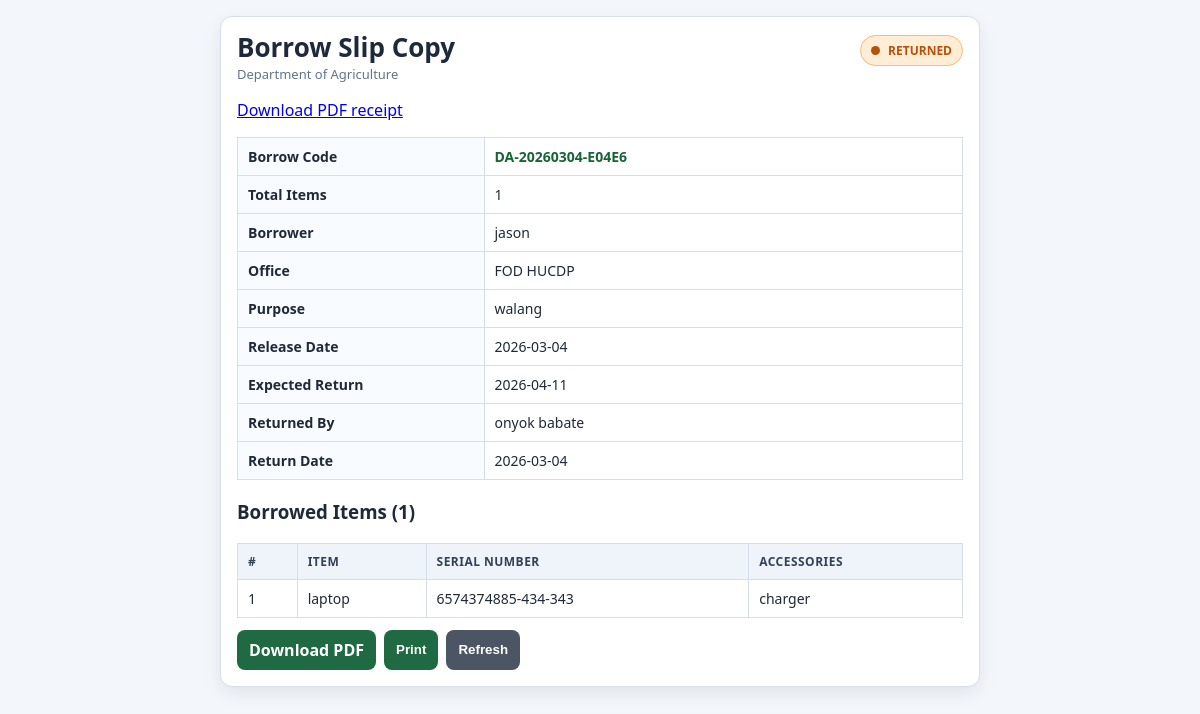
The app's page /pages/borrow_slip_qr.php?code=DA-20260304-E04E6 with its own data.
### tables this page shows
CREATE TABLE `borrow_records` (
  `id` int(11) NOT NULL,
  `borrow_code` varchar(50) DEFAULT NULL,
  `item_id` int(11) DEFAULT NULL,
  `manual_item` varchar(150) DEFAULT NULL,
  `asset_code` varchar(100) DEFAULT NULL,
  `borrower` varchar(150) DEFAULT NULL,
  `office` varchar(150) DEFAULT NULL,
  `purpose` text DEFAULT NULL,
  `release_date` date DEFAULT NULL,
  `expected_return` date DEFAULT NULL,
  `returned_by` varchar(150) DEFAULT NULL,
  `received_by` varchar(150) DEFAULT NULL,
  `return_date` date DEFAULT NULL,
  `status` enum('BORROWED','RETURNED') DEFAULT 'BORROWED',
  `created_at` timestamp NOT NULL DEFAULT current_timestamp(),
  `accessories` text DEFAULT NULL
);

### pages/borrow_slip_qr.php (the view, shortened to what this page needs)
<?php
require_once(__DIR__ . '/../config/db.php');
$borrow_code = trim($_GET['code'] ?? '');
$records = array();
$summary = null;
$pdf_link = '';
if ($borrow_code !== '') {
    $safe_code = $conn->real_escape_string($borrow_code);
    $result = $conn->query("SELECT *
                            FROM borrow_records
                            WHERE borrow_code='{$safe_code}'
                            ORDER BY id ASC");
    if ($result) {
        while ($row = $result->fetch_assoc()) {
            $records[] = $row;
        }
        if (!empty($records)) {
            $summary = $records[0];
            $pdf_link = 'borrow_slip_pdf.php?code=' . rawurlencode($borrow_code);
        }
    }
}
?>
<!DOCTYPE html>
<html lang="en">
<head>
</head>
<body>
    <div class="slip-page">
        <div class="slip-card">
            <?php if ($summary === null): ?>
                <div class="msg">Borrow slip not found for this code.</div>
            <?php else: ?>
                <?php
                $item_count = count($records);
                $status_text = strtoupper(trim((string) ($summary['status'] ?? '')));
                ?>
                <div class="slip-head">
                    <div>
                        <h1 class="slip-title">Borrow Slip Copy</h1>
                        <p class="slip-subtitle">Department of Agriculture</p>
                    </div>
                    <span class="chip"><?php echo htmlspecialchars($status_text); ?></span>
                </div>
                <?php if ($pdf_link !== ''): ?>
                    <p class="slip-link-row">
                        <a href="<?php echo htmlspecialchars($pdf_link); ?>" target="_blank" rel="noopener">Download PDF receipt</a>
                    </p>
                <?php endif; ?>
                <table class="summary-table">
                    <tr><td>Borrow Code</td><td><span class="code"><?php echo htmlspecialchars((string) $summary['borrow_code']); ?></span></td></tr>
                    <tr><td>Total Items</td><td><?php echo $item_count; ?></td></tr>
                    <tr><td>Borrower</td><td><?php echo htmlspecialchars((string) $summary['borrower']); ?></td></tr>
                    <tr><td>Office</td><td><?php echo htmlspecialchars((string) $summary['office']); ?></td></tr>
                    <tr><td>Purpose</td><td><?php echo htmlspecialchars((string) $summary['purpose']); ?></td></tr>
                    <tr><td>Release Date</td><td><?php echo htmlspecialchars((string) $summary['release_date']); ?></td></tr>
                    <tr><td>Expected Return</td><td><?php echo htmlspecialchars((string) $summary['expected_return']); ?></td></tr>
                    <tr><td>Returned By</td><td><?php echo htmlspecialchars(trim((string) ($summary['received_by'] ?? '')) !== '' ? (string) $summary['received_by'] : '-'); ?></td></tr>
                    <tr><td>Return Date</td><td><?php echo htmlspecialchars(trim((string) ($summary['return_date'] ?? '')) !== '' ? (string) $summary['return_date'] : '-'); ?></td></tr>
                </table>
                <h3>Borrowed Items (<?php echo $item_count; ?>)</h3>
                <table>
                    <thead>
                        <tr>
                            <th>#</th>
                            <th>Item</th>
                            <th>Serial Number</th>
                            <th>Accessories</th>
                        </tr>
                    </thead>
                    <tbody>
                        <?php foreach ($records as $index => $record): ?>
                            <tr>
                                <td><?php echo $index + 1; ?></td>
                                <td><?php echo htmlspecialchars((string) $record['manual_item']); ?></td>
                                <td><?php echo htmlspecialchars((string) $record['asset_code']); ?></td>
                                <td><?php echo htmlspecialchars(trim((string) ($record['accessories'] ?? '')) !== '' ? (string) $record['accessories'] : '-'); ?></td>
                            </tr>
                        <?php endforeach; ?>
                    </tbody>
                </table>
                <div class="actions">
                    <?php if ($pdf_link !== ''): ?>
                        <a href="<?php echo htmlspecialchars($pdf_link); ?>" class="btn" target="_blank" rel="noopener">Download PDF</a>
                    <?php endif; ?>
                    <button type="button" class="btn" onclick="window.print()">Print</button>
                    <button type="button" class="btn btn-secondary" onclick="window.location.reload()">Refresh</button>
                </div>
            <?php endif; ?>
        </div>
    </div>
</body>
</html>

### pages/borrow_slip_qr.php (style rules this page uses)
* { box-sizing: border-box; }
body { margin: 0; font-family: "Segoe UI", Tahoma, sans-serif; background: #f3f6fb; color: #1f2937; padding: 16px; }
.slip-page { max-width: 760px; margin: 0 auto; }
.slip-card { background: #ffffff; border: 1px solid #d7e0ea; border-radius: 12px; padding: 16px; box-shadow: 0 6px 18px rgba(15, 23, 42, 0.08); }
.slip-head { display: flex; align-items: flex-start; justify-content: space-between; gap: 10px; margin-bottom: 10px; flex-wrap: wrap; }
.slip-title { margin: 0; font-size: 26px; line-height: 1.08; color: #1e293b; }
.slip-subtitle { margin: 4px 0 0; color: #64748b; font-size: 13px; }
.chip { display: inline-flex; align-items: center; gap: 8px; padding: 6px 10px; border-radius: 999px; background: #ffedd5; color: #b45309; border: 1px solid #fdba74; font-size: 12px; font-weight: 700; margin-top: 2px; }
.chip::before { content: ""; width: 9px; height: 9px; border-radius: 50%; background: currentColor; }
.code { color: #166534; font-weight: 700; }
table { width: 100%; border-collapse: collapse; margin-top: 10px; }
th, td { border: 1px solid #d5deea; padding: 9px 10px; text-align: left; vertical-align: top; font-size: 14px; }
th { background: #eff4fa; text-transform: uppercase; letter-spacing: 0.04em; font-size: 12px; color: #334155; }
.summary-table td:first-child { width: 34%; font-weight: 700; background: #f8fbff; }
.actions { margin-top: 12px; display: flex; gap: 8px; flex-wrap: wrap; }
.btn { border: none; border-radius: 8px; padding: 9px 12px; background: #1f6a43; color: #fff; font-weight: 700; cursor: pointer; text-decoration: none; display: inline-block; }
.btn-secondary { background: #4b5563; }

### records on screen
borrow_records: status "RETURNED", borrow_code "DA-20260304-E04E6", borrower "jason", office "FOD HUCDP", purpose "walang", release_date "2026-03-04", expected_return "2026-04-11", received_by "onyok babate", return_date "2026-03-04", manual_item "laptop", asset_code "6574374885-434-343", accessories "charger"

### other values on screen
$item_count "1"
